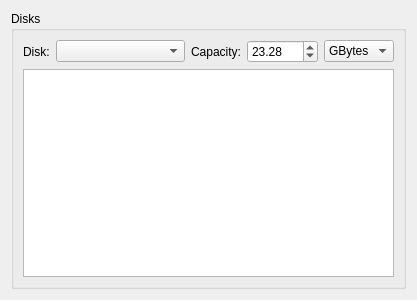
<?xml version="1.0" encoding="UTF-8"?>
<ui version="4.0">
 <class>DisksWidget</class>
 <widget class="QWidget" name="DisksWidget">
  <property name="geometry">
   <rect>
    <x>0</x>
    <y>0</y>
    <width>417</width>
    <height>300</height>
   </rect>
  </property>
  <property name="windowTitle">
   <string>Form</string>
  </property>
  <layout class="QHBoxLayout" name="horizontalLayout">
   <item>
    <widget class="QGroupBox" name="grpDisks_2">
     <property name="title">
      <string>Disks</string>
     </property>
     <layout class="QVBoxLayout" name="verticalLayout_6">
      <item>
       <layout class="QHBoxLayout" name="horizontalLayout_3">
        <item>
         <widget class="QLabel" name="label_3">
          <property name="sizePolicy">
           <sizepolicy hsizetype="Maximum" vsizetype="Preferred">
            <horstretch>0</horstretch>
            <verstretch>0</verstretch>
           </sizepolicy>
          </property>
          <property name="text">
           <string>Disk:</string>
          </property>
          <property name="buddy">
           <cstring>cboDisks</cstring>
          </property>
         </widget>
        </item>
        <item>
         <widget class="QComboBox" name="cboDisks"/>
        </item>
        <item>
         <layout class="QHBoxLayout" name="horizontalLayout_9">
          <item>
           <widget class="QLabel" name="label_4">
            <property name="sizePolicy">
             <sizepolicy hsizetype="Maximum" vsizetype="Preferred">
              <horstretch>0</horstretch>
              <verstretch>0</verstretch>
             </sizepolicy>
            </property>
            <property name="text">
             <string>Capacity:</string>
            </property>
           </widget>
          </item>
          <item>
           <widget class="QDoubleSpinBox" name="spinCapacity">
            <property name="minimum">
             <double>0.010000000000000</double>
            </property>
            <property name="maximum">
             <double>1000.000000000000000</double>
            </property>
            <property name="value">
             <double>23.280000000000001</double>
            </property>
           </widget>
          </item>
          <item>
           <widget class="QComboBox" name="cboUnit">
            <property name="currentIndex">
             <number>3</number>
            </property>
            <item>
             <property name="text">
              <string>bytes</string>
             </property>
            </item>
            <item>
             <property name="text">
              <string>KBytes</string>
             </property>
            </item>
            <item>
             <property name="text">
              <string>MBytes</string>
             </property>
            </item>
            <item>
             <property name="text">
              <string>GBytes</string>
             </property>
            </item>
           </widget>
          </item>
         </layout>
        </item>
       </layout>
      </item>
      <item>
       <widget class="QTableView" name="tblDisk">
        <property name="selectionBehavior">
         <enum>QAbstractItemView::SelectRows</enum>
        </property>
        <attribute name="horizontalHeaderStretchLastSection">
         <bool>true</bool>
        </attribute>
       </widget>
      </item>
     </layout>
    </widget>
   </item>
  </layout>
 </widget>
 <resources/>
 <connections/>
</ui>
